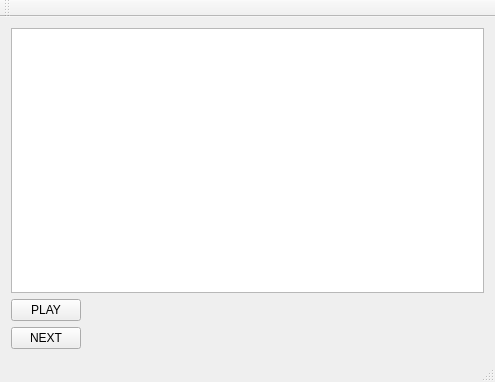
<?xml version="1.0" encoding="UTF-8"?>
<ui version="4.0">
 <class>MainWindow</class>
 <widget class="QMainWindow" name="MainWindow">
  <property name="geometry">
   <rect>
    <x>0</x>
    <y>0</y>
    <width>495</width>
    <height>382</height>
   </rect>
  </property>
  <property name="windowTitle">
   <string>QT5 Sample Player</string>
  </property>
  <property name="tabShape">
   <enum>QTabWidget::Rounded</enum>
  </property>
  <widget class="QWidget" name="centralWidget">
   <property name="sizePolicy">
    <sizepolicy hsizetype="Expanding" vsizetype="Expanding">
     <horstretch>0</horstretch>
     <verstretch>0</verstretch>
    </sizepolicy>
   </property>
   <layout class="QVBoxLayout" name="verticalLayout_2">
    <item>
     <widget class="QTableView" name="tableView"/>
    </item>
    <item>
     <layout class="QVBoxLayout" name="verticalLayout">
      <item>
       <widget class="QPushButton" name="btnPlay">
        <property name="minimumSize">
         <size>
          <width>65</width>
          <height>0</height>
         </size>
        </property>
        <property name="maximumSize">
         <size>
          <width>70</width>
          <height>16777215</height>
         </size>
        </property>
        <property name="text">
         <string>PLAY</string>
        </property>
       </widget>
      </item>
      <item>
       <widget class="QPushButton" name="btnNext">
        <property name="minimumSize">
         <size>
          <width>65</width>
          <height>0</height>
         </size>
        </property>
        <property name="maximumSize">
         <size>
          <width>70</width>
          <height>16777215</height>
         </size>
        </property>
        <property name="text">
         <string>NEXT</string>
        </property>
       </widget>
      </item>
     </layout>
    </item>
   </layout>
  </widget>
  <widget class="QToolBar" name="mainToolBar">
   <attribute name="toolBarArea">
    <enum>TopToolBarArea</enum>
   </attribute>
   <attribute name="toolBarBreak">
    <bool>false</bool>
   </attribute>
  </widget>
  <widget class="QStatusBar" name="statusBar">
   <property name="statusTip">
    <string/>
   </property>
  </widget>
 </widget>
 <layoutdefault spacing="6" margin="11"/>
 <resources/>
 <connections/>
</ui>
